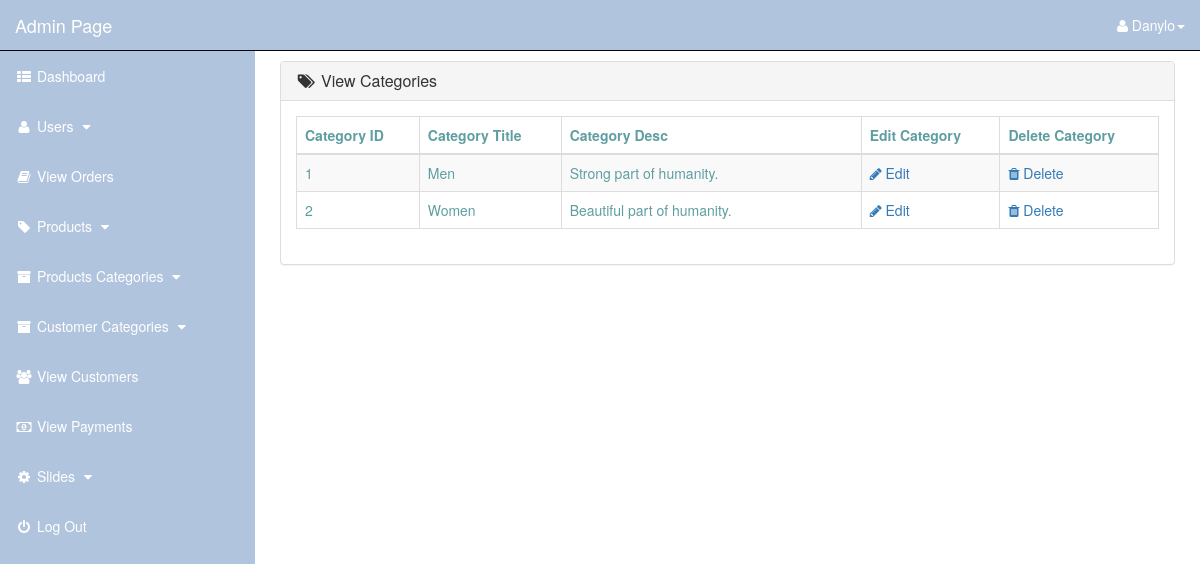
/admin_area/index.php?view_cats (signed in), run on the app's committed database.
### tables this page shows
CREATE TABLE `customer_categories` (
  `cat_id` int(10) NOT NULL,
  `cat_title` text NOT NULL,
  `cat_desc` text NOT NULL
);

### admin_area/view_cats.php (the view)
<?php
    if(!isset($_SESSION['admin_email'])){
        echo "<script>window.open('login.php','_self')</script>";
    }else{
?>
<div class="row">
    <div class="col-lg-12">
    </div>
</div>
<div class="row">
    <div class="col-lg-12">
        <div class="panel panel-default">
            <div class="panel-heading">
                <h3 class="panel-title">
                    <i class="fa fa-tags fa-fw"></i> View Categories
                </h3>
            </div>
            <div class="panel-body">
                <div class="table-responsive">
                    <table class="table table-hover table-striped table-bordered">
                        <thead>
                            <tr>
                                <th> Category ID </th>
                                <th> Category Title </th>
                                <th> Category Desc </th>
                                <th> Edit Category </th>
                                <th> Delete Category </th>
                            </tr>
                        </thead>
                        <tbody>
                            <?php
                                $i=0;
                                $get_cats = "select * from customer_categories";
                                $run_cats = mysqli_query($con,$get_cats);
                                while($row_cats=mysqli_fetch_array($run_cats)){
                                    $cat_id = $row_cats['cat_id'];
                                    $cat_title = $row_cats['cat_title'];
                                    $cat_desc = $row_cats['cat_desc'];
                                    $i++;
                            ?>
                            <tr>
                                <td> <?php echo $i; ?> </td>
                                <td> <?php echo $cat_title; ?> </td>
                                <td width="300"> <?php echo $cat_desc; ?> </td>
                                <td>
                                    <a href="index.php?edit_cat= <?php echo $cat_id; ?> ">
                                        <i class="fa fa-pencil"></i> Edit
                                    </a>
                                </td>
                                <td>
                                    <a href="index.php?delete_cat= <?php echo $cat_id; ?> ">
                                        <i class="fa fa-trash"></i> Delete
                                    </a>
                                </td>
                            </tr>
                            <?php } ?>
                        </tbody>
                    </table>
                </div>
            </div>
        </div>
    </div>
</div>
<?php } ?>

### admin_area/includes/sidebar.php (shortened to what this page needs)
<?php
    if(!isset($_SESSION['admin_email'])){
        echo "<script>window.open('../login.php','_self')</script>";
    }else{
?>
<nav class="navbar navbar-inverse navbar-fixed-top">
    <div class="navbar-header">
        <a href="index.php?dashboard" class="navbar-brand">Admin Page</a>
    </div>
    <ul class="nav navbar-right top-nav">
        <li class="dropdown">
            <a href="#" class="dropdown-toggle" data-toggle="dropdown">
                <i class="fa fa-user"></i></i> <?php echo $admin_name;  ?><b class="caret"></b>
            </a>
        </li>
    </ul>
    <div class="collapse navbar-collapse navbar-ex1-collapse">
        <ul class="nav navbar-nav side-nav">
            <li>
                <a href="index.php?dashboard">
                    <i class="fa fa-fw fa-th-list"></i> Dashboard
                </a>
            </li>
            <li>
                <a href="#" data-toggle="collapse" data-target="#users">
                    <i class="fa fa-fw fa-user "></i> Users
                    <i class="fa fa-fw fa-caret-down"></i>
                </a>
            </li>
            <li>
                <a href="index.php?view_orders">
                    <i class="fa fa-fw fa-book"></i> View Orders
                </a>
            </li>
            <li>
                <a href="#" data-toggle="collapse" data-target="#products">
                        <i class="fa fa-fw fa-tag"></i> Products
                        <i class="fa fa-fw fa-caret-down"></i>
                </a>
             </li>
            <li>
                <a href="#" data-toggle="collapse" data-target="#p_cat">
                        <i class="fa fa-fw fa-archive"></i> Products Categories
                        <i class="fa fa-fw fa-caret-down"></i>
                </a>
            </li>
            <li>
                <a href="#" data-toggle="collapse" data-target="#cat">
                        <i class="fa fa-fw fa-archive"></i> Customer Categories
                        <i class="fa fa-fw fa-caret-down"></i>
                </a>
            </li>
            <li>
                <a href="index.php?view_customers">
                    <i class="fa fa-fw fa-users"></i> View Customers
                </a>
            </li>
            <li>
                <a href="index.php?view_payments">
                    <i class="fa fa-fw fa-money"></i> View Payments
                </a>
            </li>
            <li>
                <a href="#" data-toggle="collapse" data-target="#slides">
                        <i class="fa fa-fw fa-gear"></i> Slides
                        <i class="fa fa-fw fa-caret-down"></i>
                </a>
            </li>
            <li>
                <a href="logout.php">
                    <i class="fa fa-fw fa-power-off"></i> Log Out
                </a>
            </li>
        </ul>
    </div>
</nav>
<?php } ?>

### admin_area/css/style.css (style rules this page uses)
.top-nav { 0 15px; }
.navbar { color: #ffffff !important; background-color: #B0C4DE; }
.navbar-header>a { color: #ffffff !important; }
.top-nav>li { float: left; display: inline-block; }
.top-nav>li>a { color: #ffffff !important; line-height: 20px; padding-top: 15px; padding-bottom: 15px; }
@media (min-width: 768px) { .side-nav { position: fixed; top: 51px; bottom: 0; width: 255px; overflow-y: auto; overflow-x: hidden; background-color: #B0C4DE; padding-bottom: 40px; border-radius: 0; } }
@media (min-width: 768px) { .side-nav>li>a { color: #ffffff; width: 255px; } }
.dropdown { margin-right: 15px; }
.side-nav>li>a { color: #ffffff !important; }

### data on the page
customer_categories: cat_title "Men", cat_desc "Strong part of humanity."
customer_categories: cat_title "Women", cat_desc "Beautiful part of humanity."

### other printed values
$admin_name "Danylo"
